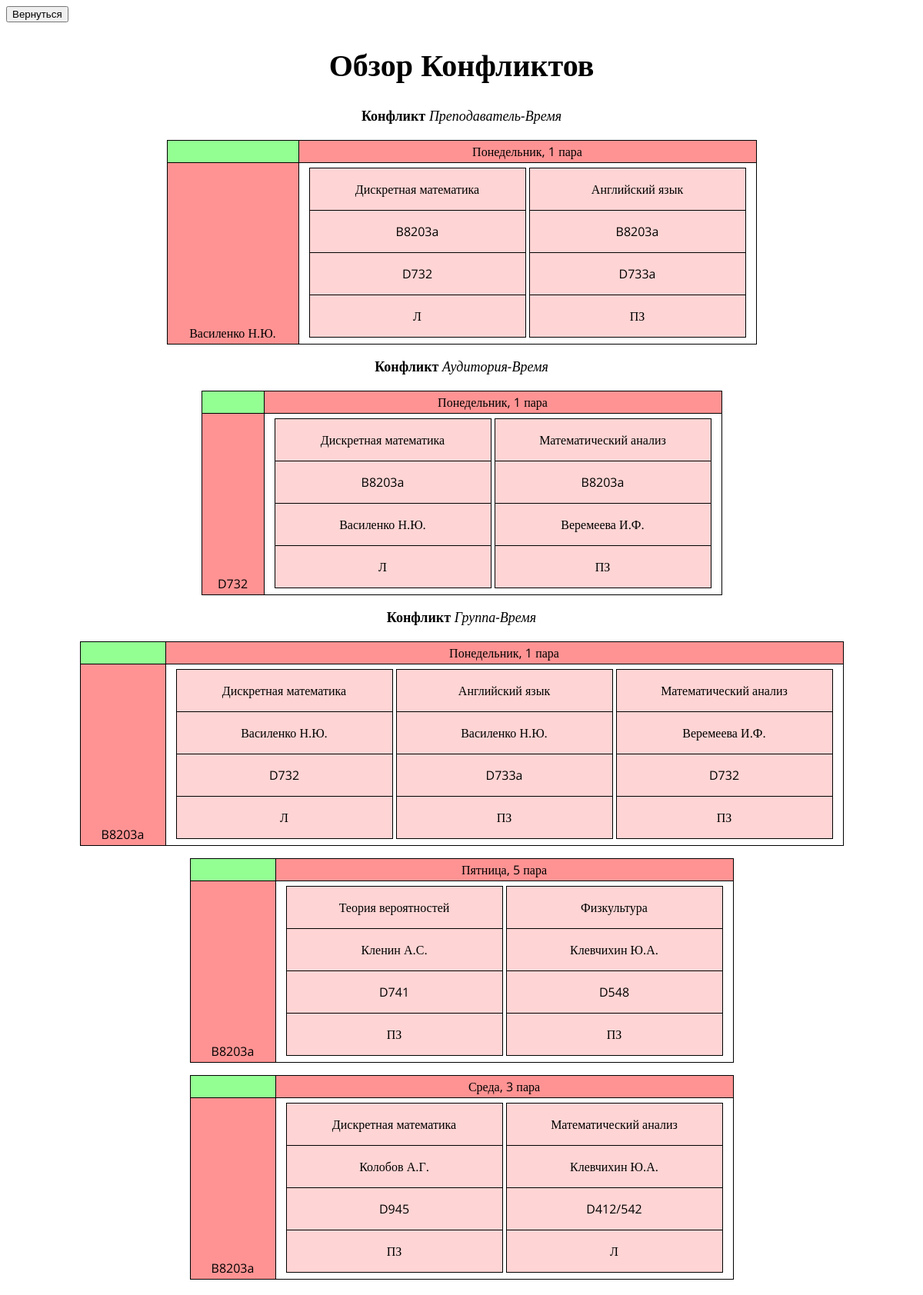
/conflicts, run on the app's committed database.
### tables this page shows
CREATE TABLE `Weekdays` ( `ID` INTEGER NOT NULL DEFAULT -1, `Name` TEXT, `OrderNumber` INTEGER NOT NULL DEFAULT -1 );

### home.py (the view)
@app.route("/conflicts", methods=["GET", "POST"])
def conflicts():
	table, tt, at, gt = generate_schedule(full_conflicts=True)
	for i, v in table.items():
		print(i)
		print(v)
		print()
	ntt = []
	for k, v in tt.items():
		if len(v) > 1:
			ntt.append([k, v])
	nat = []
	for k, v in at.items():
		if len(v) > 1:
			nat.append([k, v])
	ngt = []
	for k, v in gt.items():
		if len(v) > 1:
			ngt.append([k, v])
	print("Teacher-Time")
	print(ntt)
	print("Audience-Time")
	print(nat)
	print("Group-Time")
	print(ngt)
	for i in request.form:
		if i == "BackOverview":
			return redirect("/overview")
	return render_template(
		"conflicts.html",
		table=table,
		teacher_time=ntt,
		audience_time=nat,
		group_time=ngt
	)

### olad.py (called while the page is built)
	def __str__(self):
		return \
			"Lesson: " + str(self.lesson) + "\n" + \
			"Subject: " + str(self.subject) + "\n" + \
			"Audience: " + str(self.audience) + "\n" + \
			"Group: " + str(self.group) + "\n" + \
			"Teacher: " + str(self.teacher) + "\n" + \
			"LessonType: " + str(self.ltype) + "\n" + \
			"WeekDay: " + str(self.weekday) + "\n" + \
			"ConflictID: " + str(self.conflict) + "\n\n"

### templates/conflicts.html (shortened to what this page needs)
<head>
	<link rel="stylesheet" href="../static/css/style.css">
</head>
<body>
	<form name="Conflicts" action="/conflicts" method='POST'>
		<button name="BackOverview" type="submit">Вернуться</button>
		<center>
			<h1>Обзор Конфликтов</h1>
			{% if teacher_time|length > 0 %}
				<font size=4><b>Конфликт</b> <i>Преподаватель-Время</i></font>
				<font size=3>
					{% for tab in teacher_time %}
						<div class="divTable">
							<div class="divTableBody">
								<div class="divTableRow">
									<div class="divTableSideHead" style="width:150; background-color: #93FF93"></div>
									<div class="divTableHead"  style="width:{{280*(tab[1]|length)}}; background-color: #FF9393">
										{{ table[tab[1][0]].weekday }}, {{table[tab[1][0]].lesson}}
									</div>
								</div>
								<div class="divTableRow">
									<div class="divTableSideCell" style="background-color: #FF9393">
										<p>{{ table[tab[1][0]].teacher }}</p>
									</div>
									<div class="divTableCell">
										<center>
											<table>
												<tr>
													{% for eid in tab[1] %}
														<td>
															<div class="divDragRed" style="width:280">
																<div class="divElements">
																	<p>{{table[eid].subject}}</p>
																	<hr color="black" size="1"/>
																	<p>{{table[eid].group}}</p>
																	<hr color="black" size="1"/>
																	<p>{{table[eid].audience}}</p>
																	<hr color="black" size="1"/>
																	<p>{{table[eid].ltype}}</p>
																</div>
															</div>
														</td>
													{% endfor %}
												</tr>
											</table>
										</center>
									</div>
								</div>
							</div>
						</div>
					{% endfor %}
				</font>
			{% endif %}
			{% if audience_time|length > 0 %}
				<font size=4><b>Конфликт</b> <i>Аудитория-Время</i></font>
				<font size=3>
					{% for tab in audience_time %}
						<div class="divTable">
							<div class="divTableBody">
								<div class="divTableRow">
									<div class="divTableSideHead" style="width:60; background-color: #93FF93"></div>
									<div class="divTableHead"  style="width:{{280*(tab[1]|length)}}; background-color: #FF9393">
										{{ table[tab[1][0]].weekday }}, {{table[tab[1][0]].lesson}}
									</div>
								</div>
								<div class="divTableRow">
									<div class="divTableSideCell" style="background-color: #FF9393">
										<p>{{ table[tab[1][0]].audience }}</p>
									</div>
									<div class="divTableCell">
										<center>
											<table>
												<tr>
													{% for eid in tab[1] %}
														<td>
															<div class="divDragRed" style="width:280">
																<div class="divElements">
																	<p>{{table[eid].subject}}</p>
																	<hr color="black" size="1"/>
																	<p>{{table[eid].group}}</p>
																	<hr color="black" size="1"/>
																	<p>{{table[eid].teacher}}</p>
																	<hr color="black" size="1"/>
																	<p>{{table[eid].ltype}}</p>
																</div>
															</div>
														</td>
													{% endfor %}
												</tr>
											</table>
										</center>
									</div>
								</div>
							</div>
						</div>
					{% endfor %}
				</font>
			{% endif %}
			{% if group_time|length > 0 %}
				<font size=4><b>Конфликт</b> <i>Группа-Время</i></font>
				<font size=3>
					{% for tab in group_time %}
						<div class="divTable">
							<div class="divTableBody">
								<div class="divTableRow">
									<div class="divTableSideHead" style="width:90; background-color: #93FF93"></div>
									<div class="divTableHead"  style="width:{{280*(tab[1]|length)}}; background-color: #FF9393">
										{{ table[tab[1][0]].weekday }}, {{table[tab[1][0]].lesson}}
									</div>
								</div>
								<div class="divTableRow">
									<div class="divTableSideCell" style="background-color: #FF9393">
										<p>{{ table[tab[1][0]].group }}</p>
									</div>
									<div class="divTableCell">
										<center>
											<table>
												<tr>
													{% for eid in tab[1] %}
														<td>
															<div class="divDragRed" style="width:280">
																<div class="divElements">
																	<p>{{table[eid].subject}}</p>
																	<hr color="black" size="1"/>
																	<p>{{table[eid].teacher}}</p>
																	<hr color="black" size="1"/>
																	<p>{{table[eid].audience}}</p>
																	<hr color="black" size="1"/>
																	<p>{{table[eid].ltype}}</p>
																</div>
															</div>
														</td>
													{% endfor %}
												</tr>
											</table>
										</center>
									</div>
								</div>
							</div>
						</div>
					{% endfor %}
				</font>
			{% endif %}
		</center>
	</form>
</body>

### static/css/style.css (style rules this page uses)
body { font-family: 'Open Sans'; font-size: 20; }
.divDragRed { z-index: 9; text-align: center; border: 1px solid black; background-color: #FFD4D4; }
.divTable { display: table; }
.divTableRow { display: table-row; }
.divTableCell, .divTableHead, .divTableSideCell, .divTableSideHead { border-right: 1px solid #000; border-bottom: 1px solid #000; display: table-cell; padding: 3px 10px; }
.divTableSideCell, .divTableSideHead { border-left: 1px solid #000; }
.divTableHead, .divTableSideHead { border-top: 1px solid #000; }
.divTableBody { display: table-row-group; }

### data on the page
Weekdays: {{ 280*(tab[1]|length) }} 560 (drawn), Name "Понедельник", table "1 пара", table "Василенко Н.Ю.", table "Дискретная математика" "Английский язык", table "B8203a" "B8203a", table "D732" "D733a", table "Л" "ПЗ", table "D732", table "Дискретная математика" "Математический анализ", table "B8203a" "B8203a", table "Василенко Н.Ю." "Веремеева И.Ф.", table "Л" "ПЗ", {{ 280*(tab[1]|length) }} 840 (drawn), table "B8203a", table "Дискретная математика" "Английский язык" "Математический анализ", table "Василенко Н.Ю." "Василенко Н.Ю." "Веремеева И.Ф.", table "D732" "D733a" "D732", table "Л" "ПЗ" "ПЗ"
Weekdays: {{ 280*(tab[1]|length) }} 560 (drawn), Name "Пятница", table "5 пара", table "B8203a", table "Теория вероятностей" "Физкультура", table "Кленин А.С." "Клевчихин Ю.А.", table "D741" "D548", table "ПЗ" "ПЗ"
Weekdays: {{ 280*(tab[1]|length) }} 560 (drawn), Name "Среда", table "3 пара", table "B8203a", table "Дискретная математика" "Математический анализ", table "Колобов А.Г." "Клевчихин Ю.А.", table "D945" "D412/542", table "ПЗ" "Л"
